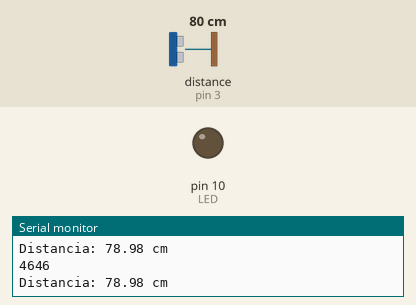
Simulated run of this sketch. Board: Arduino Uno, built with avr-gcc and run on an emulated ATmega328P. Parts: output pins drawn as LEDs (lit = HIGH), the last lines printed to the serial monitor. Wiring (inferred from the names in the program): ultrasonic range finder: trigger pin 2; echo pin 3. Inputs (shaded band) come from the test bench; at power-on: distance to the obstacle (sensor on pin 3) 80 cm. The echo pulse lasts 58.3 µs per cm; pins used as bus, display or sensor lines are not drawn.

Above: at 1.2 s.
1.3 s: distance to the obstacle (sensor on pin 3) set to 18 cm
At 2.6 s:
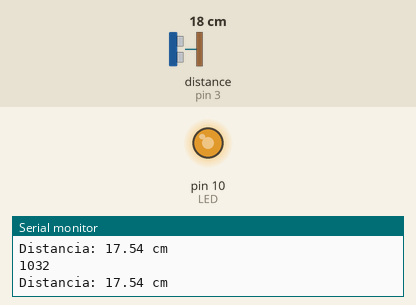
2.9 s: distance to the obstacle (sensor on pin 3) set to 2 cm
At 3.4 s:
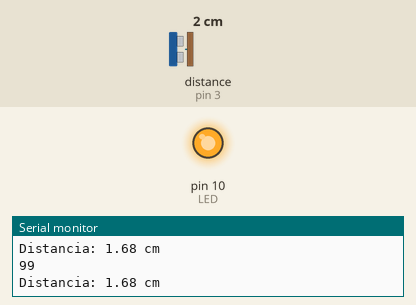
4.5 s: distance to the obstacle (sensor on pin 3) set to 35 cm
At 5.0 s:
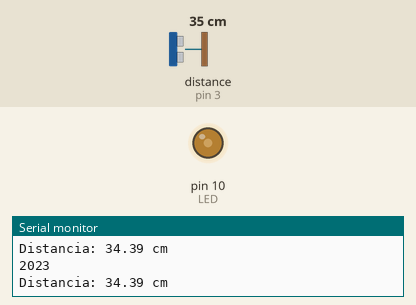
6.1 s: distance to the obstacle (sensor on pin 3) set to 4 cm
At 7.1 s:
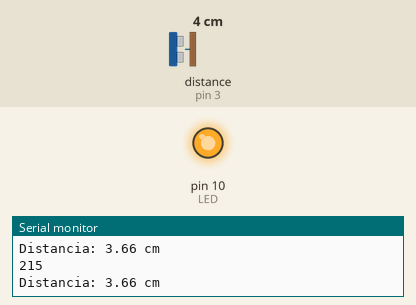
Timing chart, 0 to 8.7 s (numbered marks = the images above; inputs shaded):
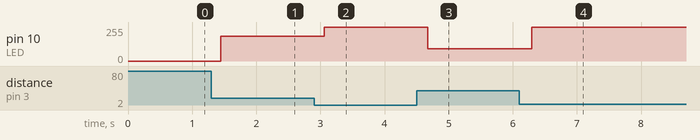

The sketch:

test_proximidad.ino
```cpp
const int TRIG = 2;
const int ECHO = 3;
const int LED = 10; // Uso el 10 por PWM

long duracion;
float distancia;

void setup() {
  Serial.begin(9600);
  pinMode(TRIG, OUTPUT);
  pinMode(ECHO, INPUT_PULLUP);
  pinMode(LED, OUTPUT);
}

void loop() {
  // Pulso de 10us
  digitalWrite(TRIG, HIGH);
  delayMicroseconds(10);
  digitalWrite(TRIG, LOW);

  // Mido tiempo del rebote del pulso
  duracion = pulseIn(ECHO, HIGH);
  Serial.println(duracion);

  // Calculo distancia (cm)
  distancia = duracion * 0.017;

  int brillo = map(distancia, 5, 50, 255, 0);  // Más cerca => más brillo
  brillo = constrain(brillo, 0, 255); // Limito valores

  analogWrite(LED, brillo);

  Serial.print("Distancia: ");
  Serial.print(distancia);
  Serial.println(" cm");

  delay(200);
}
```

Measured:
- after the input at 1.3 s, pin 10 (LED): 0/255 → 187/255 after 0.14 s
- after the input at 2.9 s, pin 10 (LED): 187/255 → 255/255 after 0.16 s
- after the input at 4.5 s, pin 10 (LED): 255/255 → 91/255 after 0.17 s
- after the input at 6.1 s, pin 10 (LED): 91/255 → 255/255 after 0.20 s
